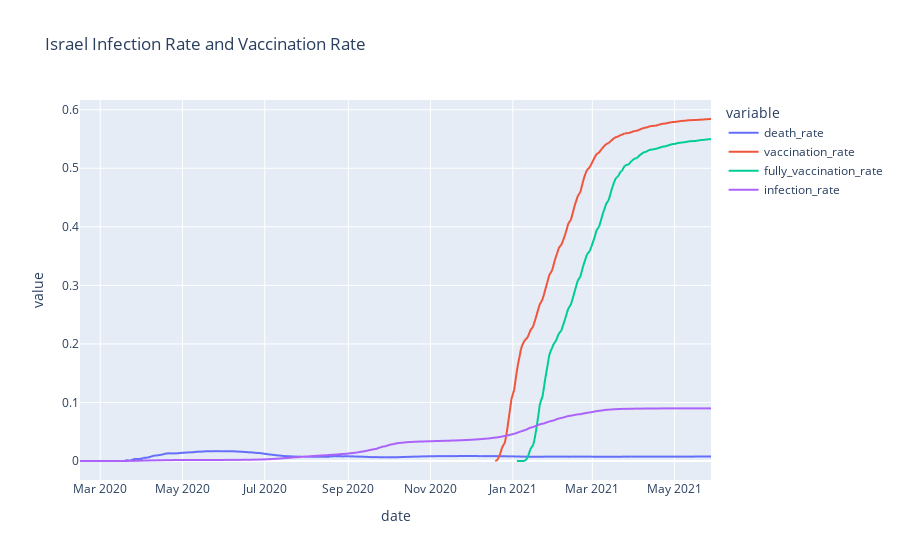

Notebook code cell kept with this figure:
### Code cell
country = 'Israel'
fig = px.line(country_dataset[country_dataset.country==country], x='date', 
              y=['death_rate'
                 ,'vaccination_rate'
                 ,'fully_vaccination_rate'
                 ,'infection_rate'
                ],
              title=country + ' Infection Rate and Vaccination Rate')
fig.show()

### Figure 1 — Plotly figure (JSON) as saved in the notebook; plotly's stock layout.template omitted (floating-point values rounded to 4 significant figures; data arrays with more than 128 entries replaced by an {"elided": "..."} marker saying what was removed)
{"data": [{"hovertemplate": "variable=death_rate<br>date=%{x}<br>value=%{y}<extra></extra>", "legendgroup": "death_rate", "line": {"color": "#636efa", "dash": "solid"}, "mode": "lines", "name": "death_rate", "showlegend": true, "type": "scattergl", "x": {"elided": "469 str values"}, "xaxis": "x", "y": {"elided": "469 float values"}, "yaxis": "y"}, {"hovertemplate": "variable=vaccination_rate<br>date=%{x}<br>value=%{y}<extra></extra>", "legendgroup": "vaccination_rate", "line": {"color": "#EF553B", "dash": "solid"}, "mode": "lines", "name": "vaccination_rate", "showlegend": true, "type": "scattergl", "x": {"elided": "469 str values"}, "xaxis": "x", "y": {"elided": "469 float values"}, "yaxis": "y"}, {"hovertemplate": "variable=fully_vaccination_rate<br>date=%{x}<br>value=%{y}<extra></extra>", "legendgroup": "fully_vaccination_rate", "line": {"color": "#00cc96", "dash": "solid"}, "mode": "lines", "name": "fully_vaccination_rate", "showlegend": true, "type": "scattergl", "x": {"elided": "469 str values"}, "xaxis": "x", "y": {"elided": "469 float values"}, "yaxis": "y"}, {"hovertemplate": "variable=infection_rate<br>date=%{x}<br>value=%{y}<extra></extra>", "legendgroup": "infection_rate", "line": {"color": "#ab63fa", "dash": "solid"}, "mode": "lines", "name": "infection_rate", "showlegend": true, "type": "scattergl", "x": {"elided": "469 str values"}, "xaxis": "x", "y": {"elided": "469 float values"}, "yaxis": "y"}], "layout": {"legend": {"title": {"text": "variable"}, "tracegroupgap": 0}, "title": {"text": "Israel Infection Rate and Vaccination Rate"}, "xaxis": {"anchor": "y", "domain": [0, 1], "title": {"text": "date"}}, "yaxis": {"anchor": "x", "domain": [0, 1], "title": {"text": "value"}}}}
